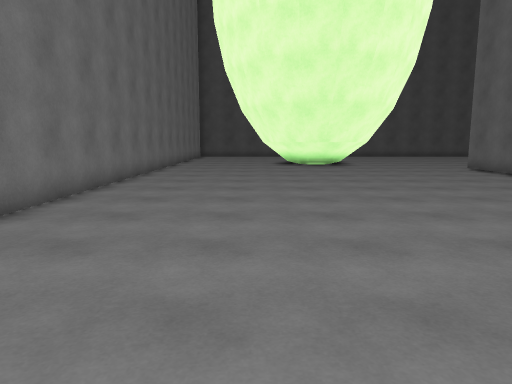
[1] (above)

17 first-person views from a walk through a 3-D level made in the Unity game engine. The camera is 1.4 m above the floor, tilts 8° down and sees 70° across. The floor is counted in squares, 1 m on a side. Each view is taken from the middle of a square. On the plan, view 1 faces up. The plan holds only what a view shows up to about 16 squares ahead; the rest is blank. The place goes on beyond the plan. The player is left out.

[2]
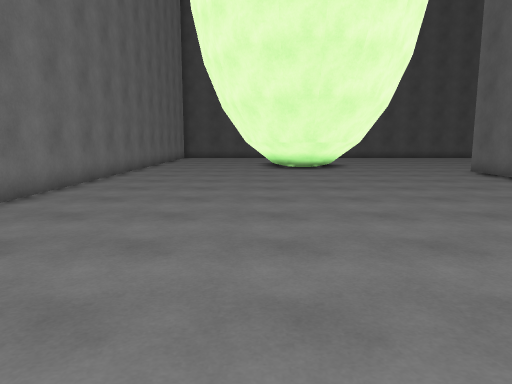

[3]
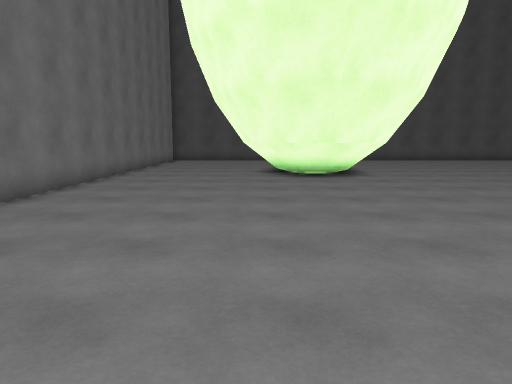

[4]
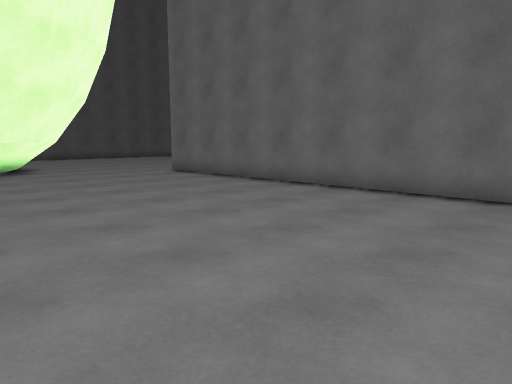

[5]
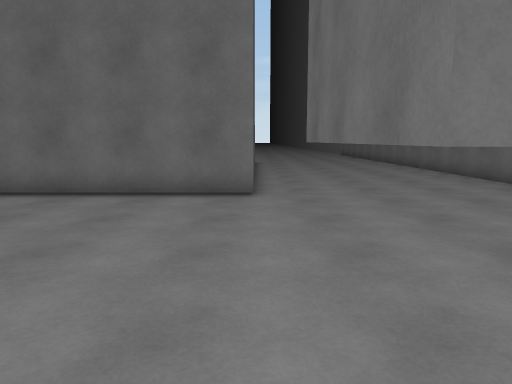

[6]
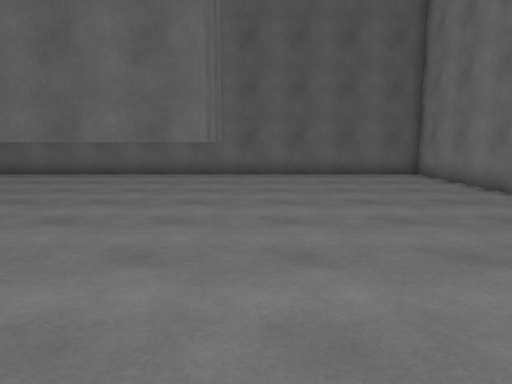

[7]
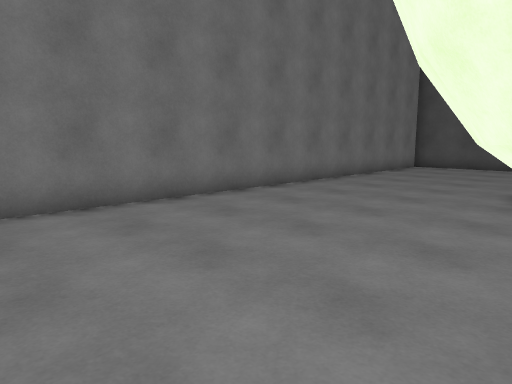

[8]
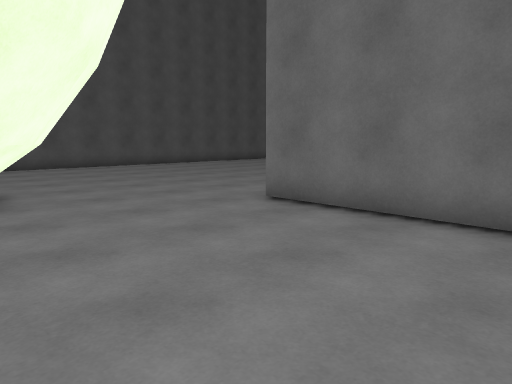

[9]
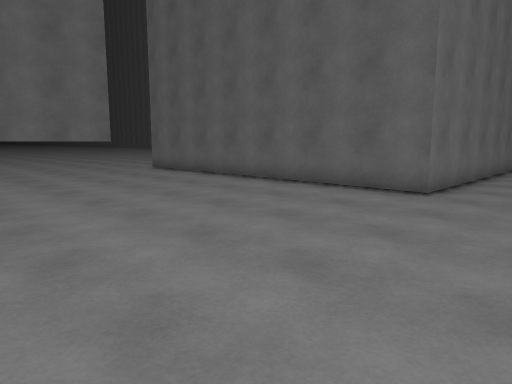

[10]
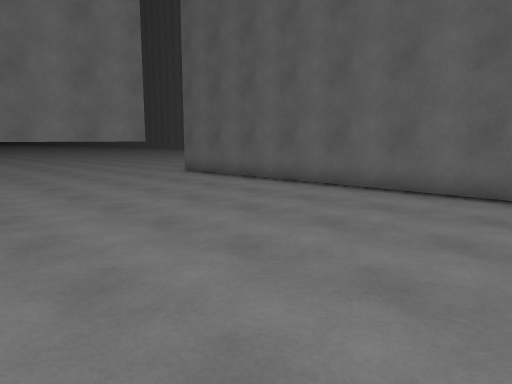

[11]
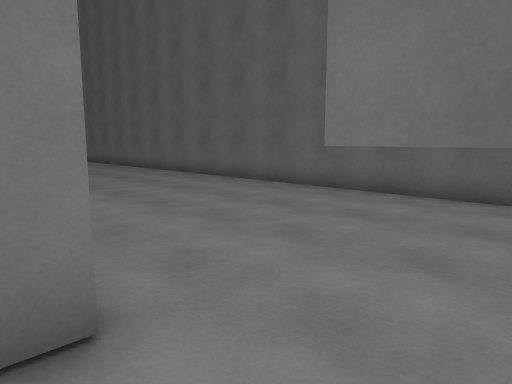

[12]
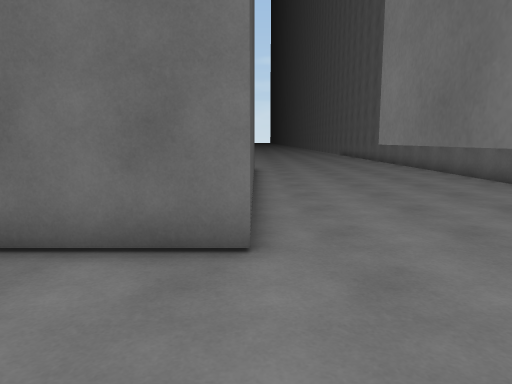

[13]
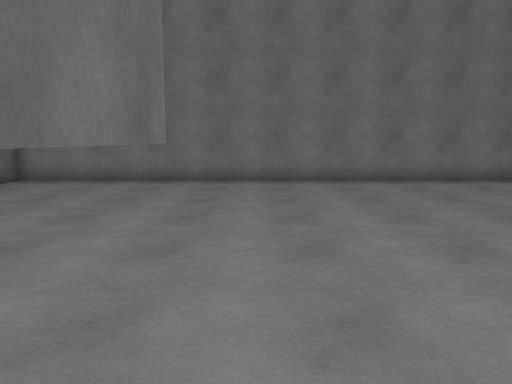

[14]
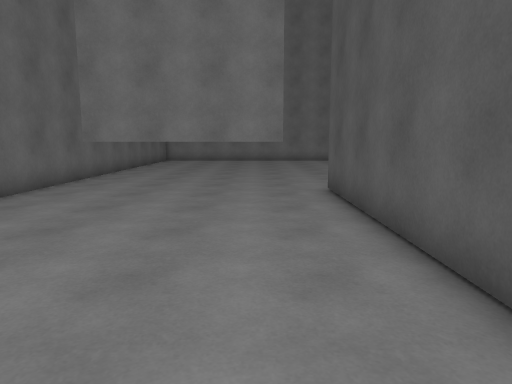

[15]
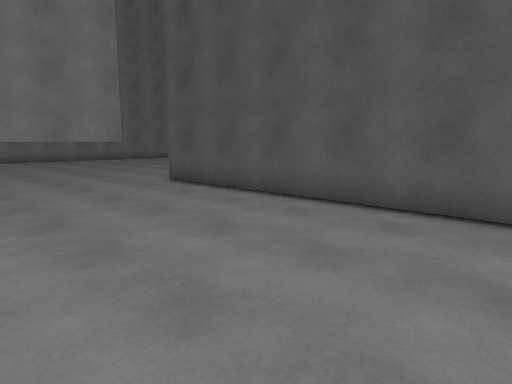

[16]
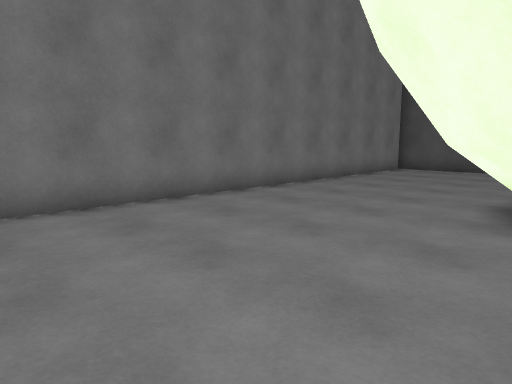

[17]
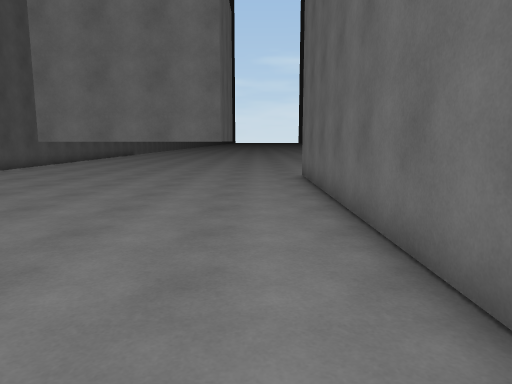

### Floor plan
Key: @ floor where view 1 was taken; # wall or solid block; . floor; T thing the floor can be seen under or through.
Columns run from 5 left of view 1 to 22 right of it. Each row starts with its distance up from view 1.
 28 #.....      .... ..       ..
 27 #.....      ............ ...
 26 #.....      ................
 25 #.....      ................
 24 #....        ...............
 23 #....        ...............
 22 #....###   ##...............
 21 #.....##  ###...............
 20 #.....######................
 19 #......####.................
 18 #...............############
 17 #...............#
 16 #...............#
 15 #...............#
 14 #...............#
 13 #...............#
 12 #...............#
 11 #...............#
 10 #...............#
  9 #...............#
  8 #...............#
  7 #...............#
  6 #...............#
  5 #...............#
  4 #...............###########
  3 #........TT##TT.............
  2 #.......T     T.............
  1 #.......T     T.............
  0 #....@..T     T.............
 -1 #.......#     T.............
 -2 #.......#     T.............
 -3 #.......#     T.............
 -4 #########     ##############

Where each view was taken, in squares from view 1:
view 1: 0 up, 0 right, facing up
view 2: 2 up, 1 right, facing up
view 3: 6 up, 1 right, facing up
view 4: 3 up, 1 right, facing up-right
view 5: 4 up, 1 right, facing right
view 6: 11 up, 2 right, facing down
view 7: 12 up, 3 right, facing up-left
view 8: 12 up, 4 right, facing up-right
view 9: 28 up, 7 right, facing down-right
view 10: 28 up, 10 right, facing down-right
view 11: 5 up, 8 right, facing down-right
view 12: 4 up, 6 right, facing right
view 13: 4 up, 8 right, facing left
view 14: 2 up, 21 right, facing left
view 15: 3 down, 22 right, facing up-left
view 16: 14 up, 3 right, facing up-left
view 17: 20 up, 10 right, facing right
